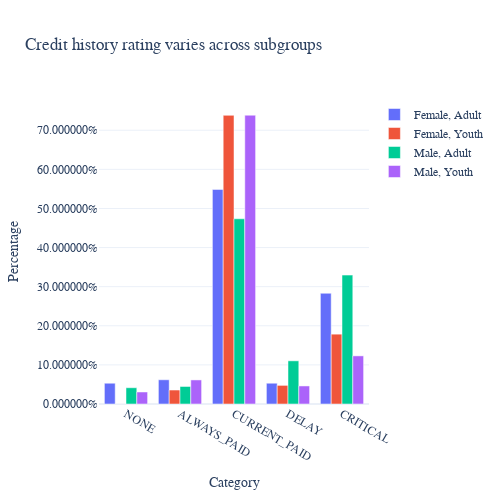

Notebook code for this chart:
### Code cell
import plotly.express as px

fig = go.Figure()

statuses = ["NONE", "ALWAYS_PAID", "CURRENT_PAID", "DELAY", "CRITICAL"]
t = 0
for i, df in grouped:
    freq = pd.Series([(df.credit_history == status).mean() for status in statuses], index=statuses)
    fig.add_trace(go.Bar(x=freq.index, y=freq.values, name=groups[t]))
    t += 1
    
show(fig.update_layout(yaxis_tickformat="%"), "Credit history rating varies across subgroups", "Category", "Percentage").write_image("images/credit_ratings.pdf")

### Figure 1 — Plotly figure (JSON) as saved in the notebook; plotly's stock layout.template omitted (floating-point values rounded to 4 significant figures)
{"data": [{"name": "Female, Adult", "type": "bar", "x": ["NONE", "ALWAYS_PAID", "CURRENT_PAID", "DELAY", "CRITICAL"], "y": [0.0531, 0.06195, 0.5487, 0.0531, 0.2832]}, {"name": "Female, Youth", "type": "bar", "x": ["NONE", "ALWAYS_PAID", "CURRENT_PAID", "DELAY", "CRITICAL"], "y": [0, 0.03571, 0.7381, 0.04762, 0.1786]}, {"name": "Male, Adult", "type": "bar", "x": ["NONE", "ALWAYS_PAID", "CURRENT_PAID", "DELAY", "CRITICAL"], "y": [0.0416, 0.0448, 0.4736, 0.1104, 0.3296]}, {"name": "Male, Youth", "type": "bar", "x": ["NONE", "ALWAYS_PAID", "CURRENT_PAID", "DELAY", "CRITICAL"], "y": [0.03077, 0.06154, 0.7385, 0.04615, 0.1231]}], "layout": {"font": {"family": "Computer Modern"}, "height": 500, "title": {"text": "Credit history rating varies across subgroups"}, "width": 500, "xaxis": {"autorange": true, "range": [-0.5, 4.5], "title": {"text": "Category"}, "type": "category"}, "yaxis": {"autorange": true, "range": [0, 0.7773], "tickformat": "%", "title": {"text": "Percentage"}, "type": "linear"}}}
